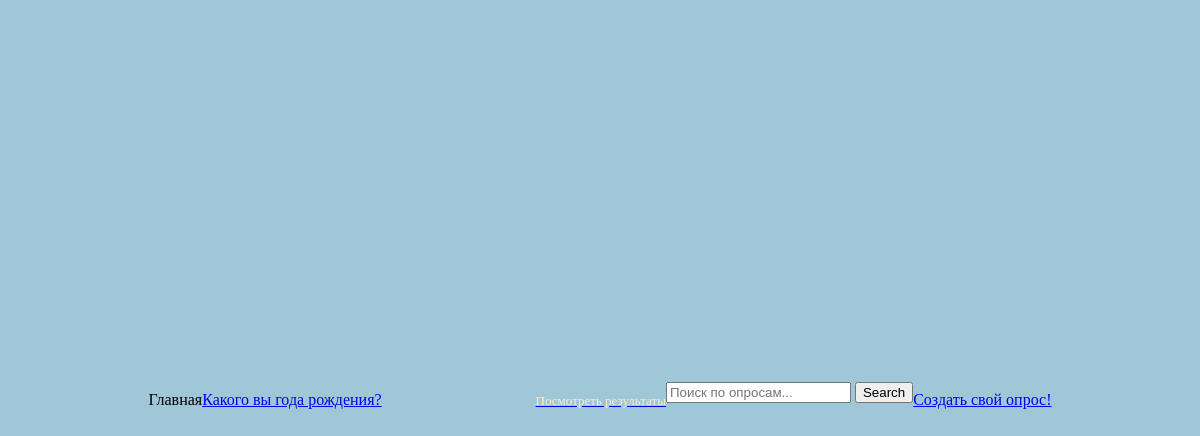
The app's page /, older data.
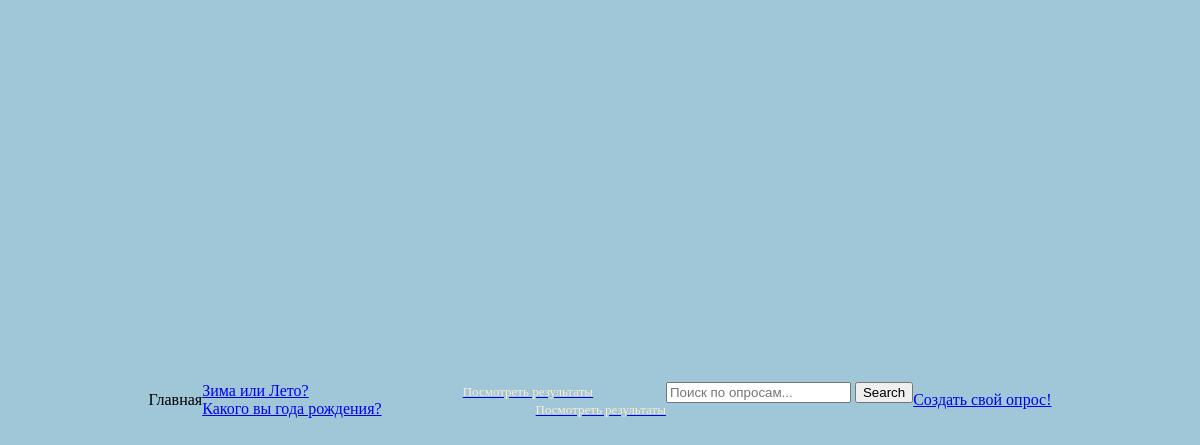
The same page, newer data.
### polls/models.py (models this page shows, shortened)
class Question(models.Model):
    question_text = models.CharField(max_length=255)
    pub_date = models.DateTimeField('дата публикации')

### polls/views.py (the view)
# urls.py: path('', views.IndexView.as_view(), name='index'),
class IndexView(generic.ListView):
    template_name = 'polls/index.html'
    context_object_name = 'latest_question_list'
    def get_queryset(self):
        return Question.objects.order_by('-pub_date')[:15]

### polls/templates/polls/index.html (shortened to what this page needs)
{% load static %}
<link rel="stylesheet" href="{% static 'css/index.css' %}">
{% if latest_question_list %}
    <ul>
    {% for question in latest_question_list %}
        <li>
            <a href="{% url 'polls:detail' question.id %}">{{ question.question_text }}</a>
            <a href="{% url 'polls:results' question.id %}" class="btn btn-primary"><span style="font-size: 13;margin-left: 150px; color: blanchedalmond;">Посмотреть результаты</span></a>
        </li>
    {% endfor %}
    </ul>
{% else %}
    <p>Нет доступных опросов!</p>
{% endif %}
<form action="{% url 'polls:search' %}" method="GET">
    <input type="text" name="search_query" placeholder="Поиск по опросам...">
    <button type="submit" class="btn btn-search">Search</button>
</form>
<a href="{% url 'polls:create' %}" class="btn btn-create">Создать свой опрос!</a>

Row changes from the older to the newer data that the page shows:
added Question: question_text "Зима или Лето?"
